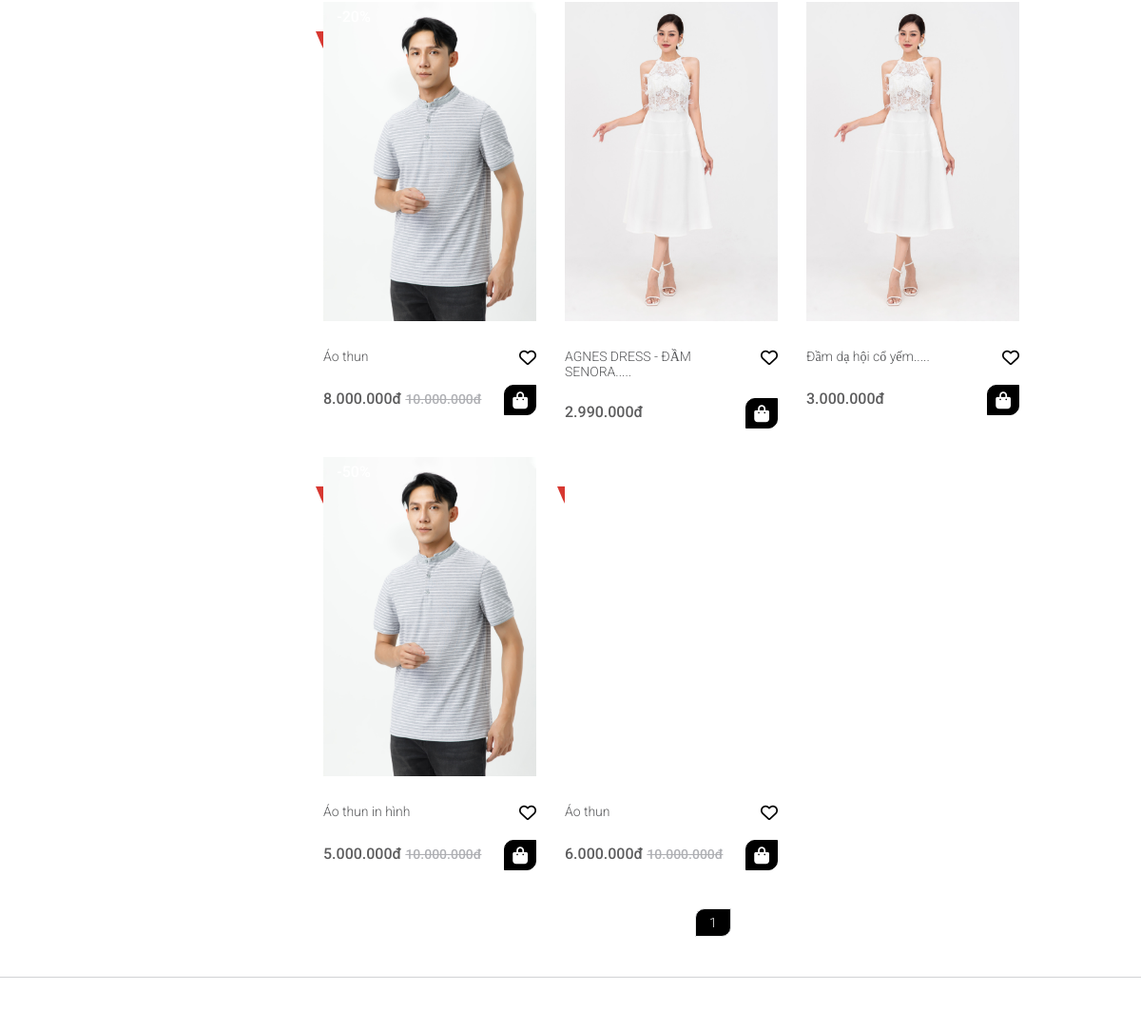
Page /category.php?catid=4 (middle part) on the earlier database version.
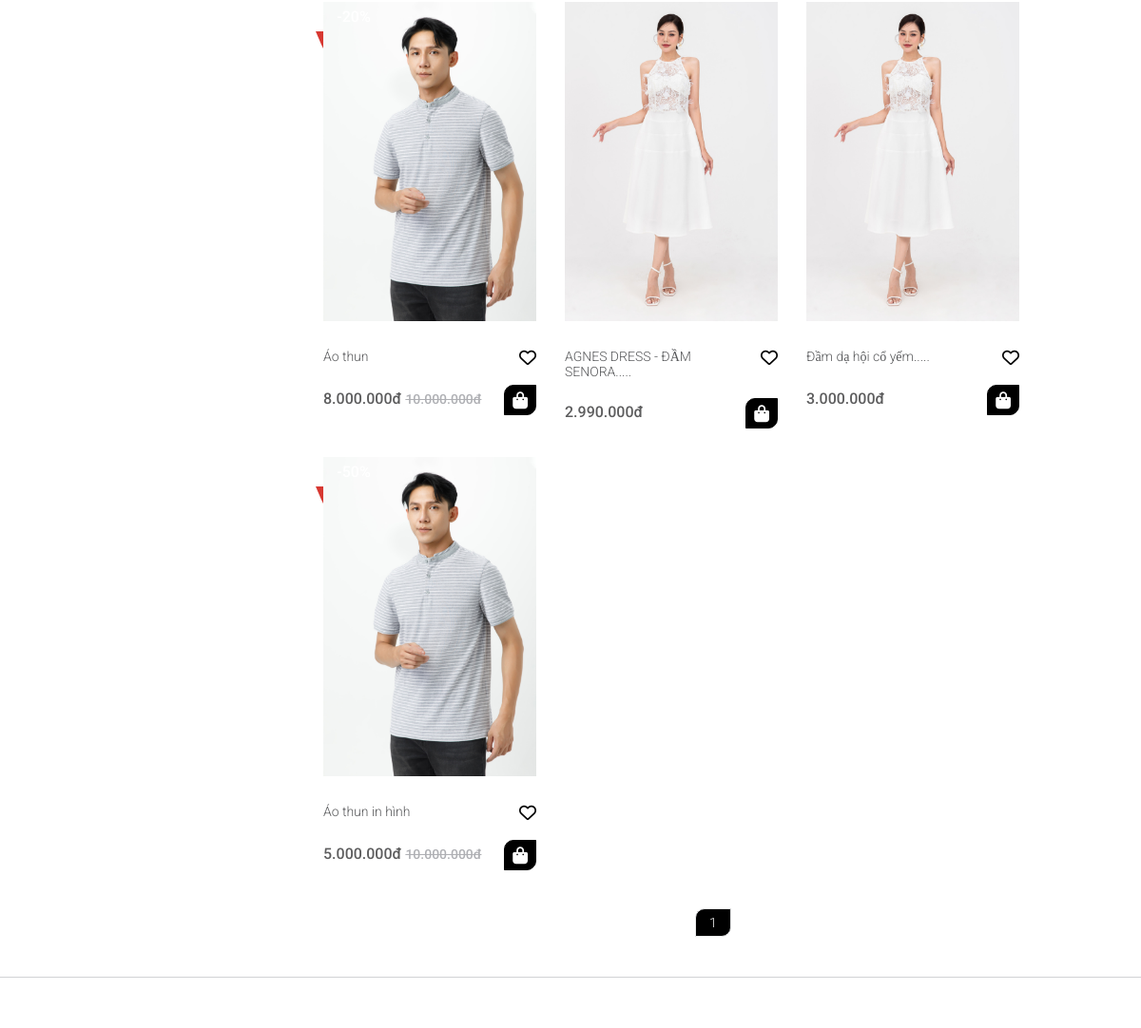
Same page on the later database version.
### tables this page shows
CREATE TABLE `tb_product` (
  `id` int(11) NOT NULL,
  `productName` varchar(255) NOT NULL,
  `categoryId` int(11) NOT NULL,
  `productDesc` text NOT NULL,
  `price` varchar(255) NOT NULL,
  `productImg` varchar(255) NOT NULL,
  `type` int(11) NOT NULL,
  `productDiscount` int(11) NOT NULL,
  `productColor` varchar(255) NOT NULL
);

### lib/database.php (called while the page is built, shortened)
<?php
Class Database{
   public $host   = DB_HOST;
   public $user   = DB_USER;
   public $pass   = DB_PASS;
   public $dbname = DB_NAME;
   public $link;
private function connectDB(){
   $this->link = new mysqli($this->host, $this->user, $this->pass,
    $this->dbname);
 }
public function select($query){
  $result = $this->link->query($query) or
   die($this->link->error.__LINE__);
  if($result->num_rows > 0){
    return $result;
  } else {
    return false;
  }
 }
}

### classes/Product.php (called while the page is built, shortened)
<?php
$filePath = realpath(dirname(__FILE__));
require_once ($filePath.'/../lib/database.php');
require_once ($filePath.'/../helpers/helpers.php');
class Product
{
    private $db;
    public function __construct()
    {
        $this->db = new Database();
    }
    public function convertPrice($prodPrice) {
        $prodPrice = strrev($prodPrice);
        $result = '';
        for ($i = 0; $i < strlen($prodPrice); $i++) {
            if ($i % 3 == 0) {
            $result = $result.'.'.substr($prodPrice, $i, 3);
            }
        }
        $result = strrev($result);
        return substr($result, 0, strlen($result) - 1);
    }
    public function getNewPriceAfterSale($price, $discount) {
        if ($discount == 0) {
            return $this->convertPrice($price)."đ";
        }
        return $this->convertPrice($price*(100 - $discount)/100)."đ";
    }
    public function getProductByCateId($catId, $sort = NULL) {
        $query = "WITH RECURSIVE category_recursive AS (
                    SELECT id, categoryName, parent_id, 0 AS level
                    FROM tb_category
                    WHERE id = '$catId'
                    UNION ALL
                    SELECT c.id, c.categoryName, c.parent_id, cr.level + 1
                    FROM tb_category c
                    INNER JOIN category_recursive cr ON c.parent_id = cr.id
                )
                SELECT *
                FROM tb_product
                WHERE categoryId in
                (SELECT id
                FROM category_recursive
                ORDER BY level, id) ";
        if ($sort == 'new') {
            $query .= " ORDER BY id DESC";
        }
        else if ($sort == 'pricehightolow') {
            $query .= " ORDER BY price*(1-productDiscount/100) DESC";
        }
        else if ($sort == 'pricelowtohigh') {
            $query .= " ORDER BY price*(1-productDiscount/100) ASC";
        }
        else {
            $query .= " ORDER BY id ASC";
        }
        $numberOfProd = $this->db->select($query);
        $prodPerPage = 8;
        if (!isset($_GET['page'])) {
            $page = 1;
        }
        else {
            $page = $_GET['page'];
        }
        $curPage = ($page - 1)*$prodPerPage;
        $query .= " LIMIT $curPage,$prodPerPage;";
        $result = $this->db->select($query);
        return array($result, $numberOfProd);
    }
}
?>

### helpers/helpers.php (called while the page is built, shortened)
<?php
class Format{
 public function textShorten($text, $limit = 400){
    $text = $text. " ";
    $text = substr($text, 0, $limit);
    $text = substr($text, 0, strrpos($text, ' '));
    $text = $text.".....";
    return $text;
 }
}
?>

### category.php (the view, shortened to what the changed rows need)
<?php
    include 'inc/header.php';
?>
<?php
    $productList = '';
    $prod_number = '';
    if(!isset($_GET['catid']) || $_GET['catid'] == NULL) {
        echo '<script> window.location = "404.php"; </script>';
    }
    else {
        $catId = $_GET['catid'];
    }
?>
    <div class="content">
        <div class="container">
            <div class="content-product-wrap dp-flex">
                <div class="content-main">
                    <div class="product-list dp-flex">
                        <?php
                            if(!isset($_GET['minPrice']) || $_GET['minPrice'] == NULL) {
                                $sort = NULL;
                                list($productList, $prod_number) = $prod->getProductByCateId($catId, $sort);
                            }
                            if ($productList) {
                                while($row = $productList->fetch_assoc()) {
                        ?>
                        <form action="" method="post">
                        <li class="product product--man">
                            <a href="product.php?prodId=<?=$row['id']?>" class="product__link">
                                <div class="product__img-wrap">
                                    <?php
                                        if ($row['productDiscount'] > 0)
                                        echo "<div class='ticket-discount'>-".$row['productDiscount']."%</div>"
                                    ?>
                                    <img class="lazy"
                                        src="admin/uploads/<?=$row['productImg']?>"
                                        alt="">
                                </div>
                            </a>
                            <div class="product__desc dp-flex">
                                <a href="product.php" class="product__link">
                                    <p class="product__name">
                                    <?php
                                        if (strlen($row['productName']) > 34) {
                                            echo $fm->textShorten($row['productName'], 30);
                                        }
                                        else
                                            echo $row['productName'];
                                    ?>
                                    </p>
                                </a>
                                <span class="product__like">
                                    <i class="product__like-icon fa-regular fa-heart"></i>
                                </span>
                            </div>
                            <div class="product__footer dp-flex">
                                <div class="product__price">
                                    <span class="product__price--new-price">
                                        <?php
                                            echo $prod->getNewPriceAfterSale($row['price'], $row['productDiscount']);
                                        ?>
                                    </span>
                                    <span class="product__price--old-price">
                                        <?php
                                            if ($row['productDiscount'] > 0)
                                                echo $prod->convertPrice($row['price'])."đ";
                                        ?>
                                    </span>
                                </div>
                                <div class="product__size">
                                    <i class="fa-solid fa-bag-shopping"></i>
                                </div>
                            </div>
                        </li>
                        </form>
                        <?php
                            }
                        }
                        else {
                            echo "<p style='text-align: center;
                            width: 100%;
                            font-size: 2rem;
                            margin-top: 10%;'>Không có sản phẩm nào!</p>";
                        }
                        ?>
                    </div>
                    <div class="page-list">
                        <ul>
                            <?php
                                if ($productList) {
                                    $prod_number = mysqli_num_rows($prod_number);
                                    $numberOfPage = ceil($prod_number/8);
                                    for($i = 1; $i <= $numberOfPage; $i++) {
                            ?>
                                <li><a href=""><?=$i?></a></li>
                            <?php
                                }
                            }
                            ?>
                        </ul>
                    </div>
                </div>
            </div>
        </div>
    </div>
<?php
    include 'inc/footer.php';
?>

Differences in the rows shown:
removed tb_product: productName "Áo thun", $prod->getNewPriceAfterSale($row['price'], $row['productDiscount']) "6.000.000đ", price "10.000.000"
